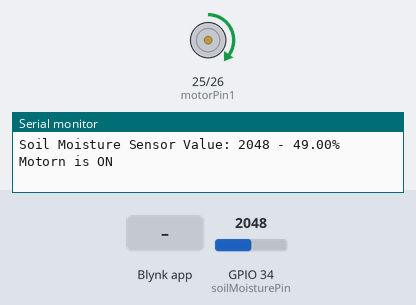
The sketch below on a simulated ESP32. Parts: motor-driver pin pairs drawn as motors (green arrow = first pin HIGH = forward, orange = second pin HIGH = backward, longer = more drive, scaled by the enable pin), the last lines printed to the serial monitor. The inputs (shaded band) are chosen by the test bench; at power-on: GPIO 34 (soilMoisturePin) = 2048 (analog values on the 0–4095 scale). WiFi joins after 1.5 s; servers stay silent unless stated.

Above: at 3.0 s.
3.1 s: GPIO 34 (soilMoisturePin) set to 2409
5.0 s: GPIO 34 (soilMoisturePin) set to 2529
At 7.0 s:
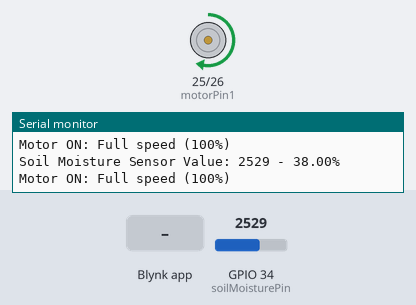
7.3 s: Blynk app writes 1 to V1
At 8.0 s:
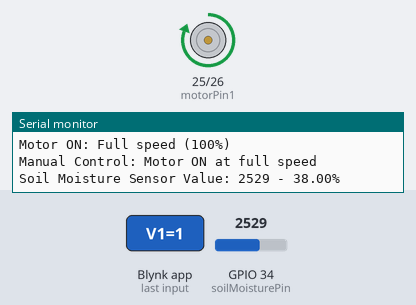
8.8 s: Blynk app writes 0 to V1
At 9.2 s:
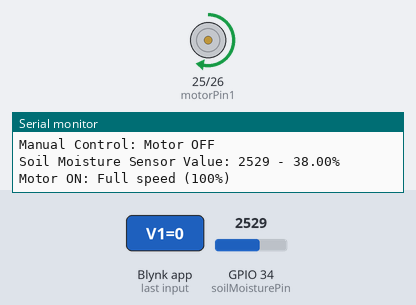
Timing chart, 0 to 11.3 s (numbered marks = the images above; inputs shaded):
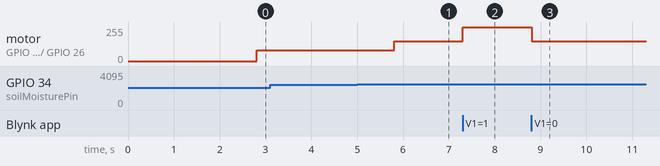

The sketch:

smart_irrigation.ino
```cpp
#define BLYNK_TEMPLATE_ID "TMPL3_HOIloWD"
#define BLYNK_TEMPLATE_NAME "crop irrigation"
#define BLYNK_PRINT Serial

#include <WiFi.h>
#include <WiFiClient.h>
#include <BlynkSimpleEsp32.h>

// Blynk Auth Token
char auth[] = "T9T8Vc2xNrUquTAxgUc_u9BZ6OuX4Hka";

// Your WiFi credentials
char ssid[] = "Nithish";
char pass[] = "12345678";

// Define the analog pin connected to the soil moisture sensor
const int soilMoisturePin = 34;
// Define the digital pins connected to the motor driver
const int motorPin1 = 25;  // IN1 on the L298N
const int motorPin2 = 26;  // IN2 on the L298N
const int enablePin = 27;  // ENA on the L298N (PWM)

// Variables to store the sensor reading
int sensorValue = 0;
float soilMoisturePercent = 0.0;
bool manualControl = false;  // Flag to indicate manual control state

BlynkTimer timer;

// Function to read soil moisture and update Blynk
void readSoilMoisture() {
  // Read the analog value from the sensor
  sensorValue = analogRead(soilMoisturePin);

  // Convert the analog value to a percentage
  soilMoisturePercent = map(sensorValue, 4095, 0, 0, 100);

  // Print the values to the Serial Monitor
  Serial.print("Soil Moisture Sensor Value: ");
  Serial.print(sensorValue);
  Serial.print(" - ");
  Serial.print(soilMoisturePercent);
  Serial.println("%");

  // Update the Blynk app with the soil moisture percentage
  Blynk.virtualWrite(V0, soilMoisturePercent);

  // Control the motor speed based on soil moisture percentage if not in manual control
  if (!manualControl) {
    if (soilMoisturePercent >= 50) {
      // Reduced speed before 80%
      ledcWrite(0, 0);  // 50% speed
      digitalWrite(motorPin1, LOW);
      digitalWrite(motorPin2, LOW);
      Serial.println("Motor OFF");
    } else if (soilMoisturePercent >= 40) {
      // Full speed at or above 80%
      ledcWrite(0,80);  // Full speed
      digitalWrite(motorPin1, HIGH);
      digitalWrite(motorPin2, LOW);
      Serial.println("Motorn is ON");
    }
    else  {
      // Full speed at or above 80%
      ledcWrite(0, 150);  // Full speed
      digitalWrite(motorPin1, HIGH);
      digitalWrite(motorPin2, LOW);
      Serial.println("Motor ON: Full speed (100%)");
  }
}
}
// Blynk function to control the motor manually
BLYNK_WRITE(V1) {
  int motorState = param.asInt();
  manualControl = motorState == 1;

  if (motorState == 1) {
    digitalWrite(motorPin1, HIGH);
    digitalWrite(motorPin2, LOW);
    ledcWrite(0, 255);  // Full speed when manually turned on
    Serial.println("Manual Control: Motor ON at full speed");
  } else {
    digitalWrite(motorPin1, LOW);
    digitalWrite(motorPin2, LOW);
    ledcWrite(0, 0);  // Turn off motor
    Serial.println("Manual Control: Motor OFF");
  }
}

void setup() {
  // Initialize serial communication
  Serial.begin(115200);

  // Set motor pins as outputs
  pinMode(motorPin1, OUTPUT);
  pinMode(motorPin2, OUTPUT);
  pinMode(enablePin, OUTPUT);

  // Initialize PWM for motor speed control
  ledcSetup(0, 5000, 8);  // Channel 0, 5kHz, 8-bit resolution
  ledcAttachPin(enablePin, 0);

  // Initialize Blynk
  Blynk.begin(auth, ssid, pass);

  // Optionally, you can configure the analog resolution
  analogReadResolution(12);  // Default is 12 bits (0-4095)

  // Setup a function to be called every second
  timer.setInterval(1000L, readSoilMoisture);
}

void loop() {
  // Run Blynk
  Blynk.run();
  // Run timer
  timer.run();
}
```

Measured:
- the behaviour switches between 2457 and 2458 on GPIO 34 (soilMoisturePin) (found by bisection; images 0 and 1)
- after the input at 5.0 s, motor on GPIO 25 (motorPin1) / GPIO 26 (motorPin2): forward 80/255 → forward 149/255 after 0.80 s
- after the input at 7.3 s, motor on GPIO 25 (motorPin1) / GPIO 26 (motorPin2): forward 149/255 → forward 255/255 at once
- after the input at 8.8 s, motor on GPIO 25 (motorPin1) / GPIO 26 (motorPin2): forward 255/255 → forward 149/255 at once
